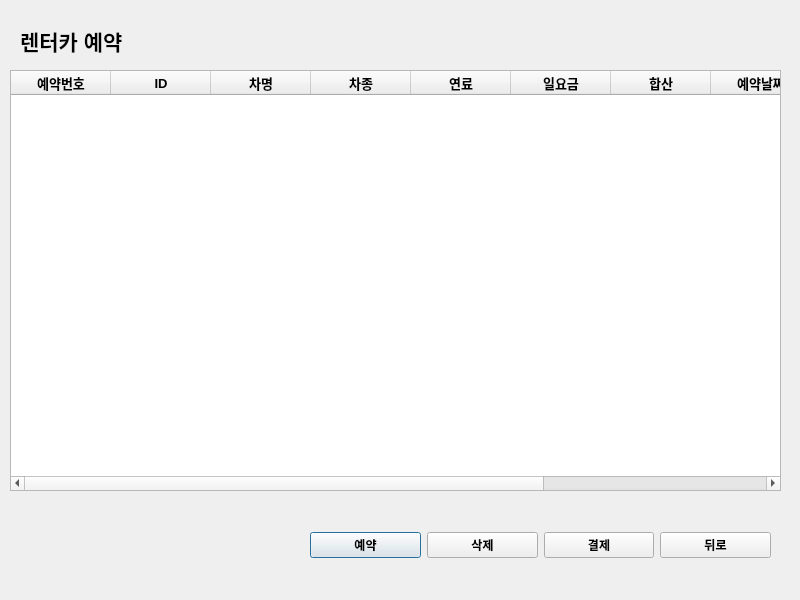
<?xml version="1.0" encoding="UTF-8"?>
<ui version="4.0">
 <class>reservasion</class>
 <widget class="QDialog" name="reservasion">
  <property name="geometry">
   <rect>
    <x>0</x>
    <y>0</y>
    <width>800</width>
    <height>600</height>
   </rect>
  </property>
  <property name="font">
   <font>
    <weight>75</weight>
    <bold>true</bold>
   </font>
  </property>
  <property name="windowTitle">
   <string>Dialog</string>
  </property>
  <widget class="QLabel" name="head">
   <property name="enabled">
    <bool>true</bool>
   </property>
   <property name="geometry">
    <rect>
     <x>20</x>
     <y>20</y>
     <width>121</width>
     <height>41</height>
    </rect>
   </property>
   <property name="font">
    <font>
     <pointsize>16</pointsize>
     <weight>75</weight>
     <bold>true</bold>
    </font>
   </property>
   <property name="text">
    <string>렌터카 예약</string>
   </property>
  </widget>
  <widget class="QTableWidget" name="rent_info">
   <property name="geometry">
    <rect>
     <x>10</x>
     <y>70</y>
     <width>771</width>
     <height>421</height>
    </rect>
   </property>
   <attribute name="horizontalHeaderCascadingSectionResizes">
    <bool>false</bool>
   </attribute>
   <attribute name="horizontalHeaderShowSortIndicator" stdset="0">
    <bool>false</bool>
   </attribute>
   <column>
    <property name="text">
     <string>예약번호</string>
    </property>
    <property name="font">
     <font>
      <pointsize>10</pointsize>
      <weight>75</weight>
      <bold>true</bold>
     </font>
    </property>
   </column>
   <column>
    <property name="text">
     <string>ID</string>
    </property>
    <property name="font">
     <font>
      <pointsize>10</pointsize>
      <weight>75</weight>
      <bold>true</bold>
     </font>
    </property>
   </column>
   <column>
    <property name="text">
     <string>차명</string>
    </property>
    <property name="font">
     <font>
      <pointsize>10</pointsize>
      <weight>75</weight>
      <bold>true</bold>
     </font>
    </property>
   </column>
   <column>
    <property name="text">
     <string>차종</string>
    </property>
    <property name="font">
     <font>
      <pointsize>10</pointsize>
      <weight>75</weight>
      <bold>true</bold>
     </font>
    </property>
   </column>
   <column>
    <property name="text">
     <string>연료</string>
    </property>
    <property name="font">
     <font>
      <pointsize>10</pointsize>
      <weight>75</weight>
      <bold>true</bold>
     </font>
    </property>
   </column>
   <column>
    <property name="text">
     <string>일요금</string>
    </property>
    <property name="font">
     <font>
      <pointsize>10</pointsize>
      <weight>75</weight>
      <bold>true</bold>
     </font>
    </property>
   </column>
   <column>
    <property name="text">
     <string>합산</string>
    </property>
    <property name="font">
     <font>
      <pointsize>10</pointsize>
      <weight>75</weight>
      <bold>true</bold>
     </font>
    </property>
   </column>
   <column>
    <property name="text">
     <string>예약날짜</string>
    </property>
    <property name="font">
     <font>
      <pointsize>10</pointsize>
      <weight>75</weight>
      <bold>true</bold>
     </font>
    </property>
   </column>
   <column>
    <property name="text">
     <string>반납날짜</string>
    </property>
    <property name="font">
     <font>
      <pointsize>10</pointsize>
      <weight>75</weight>
      <bold>true</bold>
     </font>
    </property>
   </column>
   <column>
    <property name="text">
     <string>결제</string>
    </property>
    <property name="font">
     <font>
      <pointsize>10</pointsize>
      <weight>75</weight>
      <bold>true</bold>
     </font>
    </property>
   </column>
  </widget>
  <widget class="QWidget" name="">
   <property name="geometry">
    <rect>
     <x>310</x>
     <y>520</y>
     <width>461</width>
     <height>51</height>
    </rect>
   </property>
   <layout class="QHBoxLayout" name="horizontalLayout">
    <item>
     <widget class="QPushButton" name="reser">
      <property name="font">
       <font>
        <weight>75</weight>
        <bold>true</bold>
       </font>
      </property>
      <property name="text">
       <string>예약</string>
      </property>
     </widget>
    </item>
    <item>
     <widget class="QPushButton" name="del">
      <property name="font">
       <font>
        <weight>75</weight>
        <bold>true</bold>
       </font>
      </property>
      <property name="text">
       <string>삭제</string>
      </property>
     </widget>
    </item>
    <item>
     <widget class="QPushButton" name="pay">
      <property name="font">
       <font>
        <weight>75</weight>
        <bold>true</bold>
       </font>
      </property>
      <property name="text">
       <string>결제</string>
      </property>
     </widget>
    </item>
    <item>
     <widget class="QPushButton" name="back">
      <property name="font">
       <font>
        <weight>75</weight>
        <bold>true</bold>
       </font>
      </property>
      <property name="text">
       <string>뒤로</string>
      </property>
     </widget>
    </item>
   </layout>
  </widget>
 </widget>
 <resources/>
 <connections/>
</ui>
